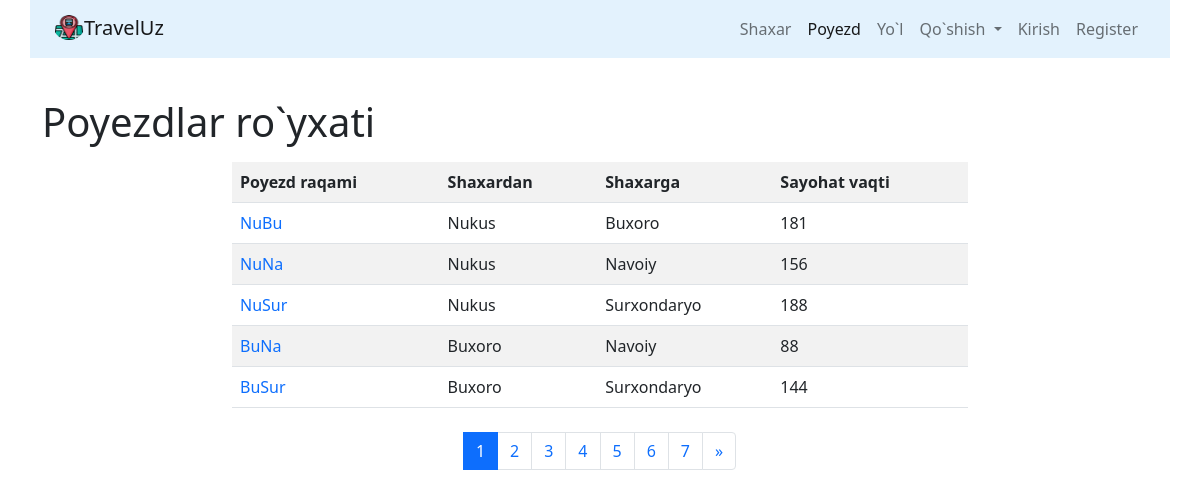
The page /trains/ on the database as committed earlier.
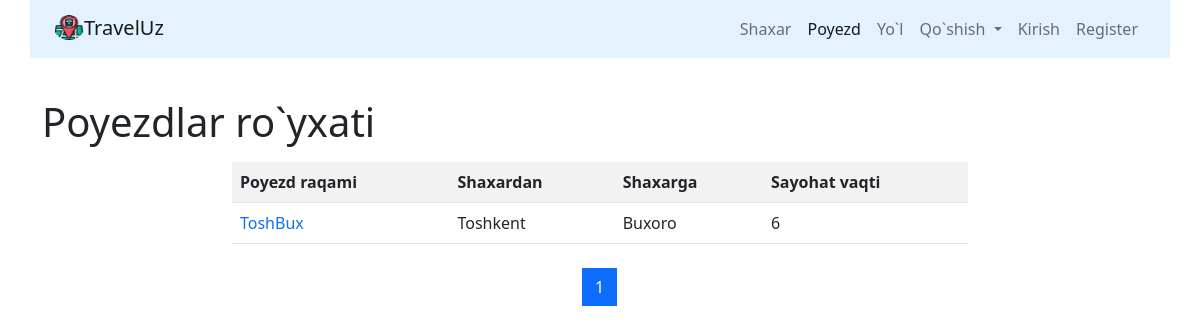
The same page on the database as committed later.
### trains/models.py (models this page shows, shortened)
class Train(models.Model):
    name=models.CharField(max_length=50,unique=True,verbose_name='Poyezd xos nomi')
    travel_time=models.PositiveSmallIntegerField(verbose_name='Sayohat vaqti')
    from_city=models.ForeignKey(City,on_delete=models.CASCADE,related_name='from_city_set',verbose_name='Qaysi shaxardan')
    to_city=models.ForeignKey(City,on_delete=models.CASCADE,related_name='to_city_set',verbose_name='Qaysi shaxarga')
    start_train_day=models.DateField(null=True,blank=True)
    start_train_time=models.TimeField(null=True,blank=True)
    end_train_day=models.DateField(null=True,blank=True)
    place=models.IntegerField(default=0)
    class Meta:
        verbose_name='Poyezd'
        verbose_name_plural='Poyezdlar ombori'

### cities/models.py (models this page shows)
class City(models.Model):
    name=models.CharField(max_length=200,unique=True,verbose_name='Shaxar')
    about_city=RichTextUploadingField(blank=True,null=True)
    def __str__(self):
        return self.name
    class Meta:
        verbose_name= "Shaxar"
        verbose_name_plural= "Shaxarlar ombori"
        ordering=["name"]

### trains/views.py (the view)
# urls.py: path('',TrainListView.as_view(),name='home'),
class TrainListView(ListView):
    model=Train
    template_name='trains/home.html'
    paginate_by=5
    context_object_name='trains'

### trains/templates/trains/home.html (shortened to what this page needs)
{% extends 'base.html' %}
{% block content %}
<h1>Poyezdlar ro`yxati</h1>
<div class="row">
    <div class="col-md-8 mx-auto my-2">
        <table class="table table-striped">
            <tr>
                <th>Poyezd raqami</th>
                <th>Shaxardan</th>
                <th>Shaxarga</th>
                <th>Sayohat vaqti</th>
            </tr>
        {% for object in page_obj %}
             <tr>
                 <td><a style="text-decoration:none" href="{% url 'trains:detail' object.pk %}">{{object.name}}</a></td>
                 <td>{{object.from_city}}</td>
                 <td>{{object.to_city}}</td>
                 <td>{{object.travel_time}}</td>
             </tr>
        {% endfor %}
        </table>
    </div>
</div>
<nav aria-label="Page navigation example">
  <ul class="pagination justify-content-center">
      {% for page in page_obj.paginator.page_range %}
            <li class="page-item {% if page == page_obj.number %}active{% endif %}"><a class="page-link" href="?page={{page}}">{{page}}</a></li>
      {% endfor %}
    <li class="page-item">
         {% if page_obj.has_next %}
            <a class="page-link" href="?page={{ page_obj.next_page_number }}" aria-label="Next">
                <span aria-hidden="true">&raquo;</span>
            </a>
        {% endif %}
    </li>
  </ul>
</nav>
{% endblock %}

### templates/base.html (shortened to what this page needs)
{% url 'cities:home' as cities_home_url %}
{% url 'trains:home' as trains_home_url %}
{% url 'cities:create' as trains_create_url %}
{% url 'trains:create' as trains_create_url %}
{% url 'list' as routes_list_url %}
{% load static %}
<!DOCTYPE html>
<html lang="en">
<head>
    <link rel="stylesheet" href="https://stackpath.bootstrapcdn.com/font-awesome/4.7.0/css/font-awesome.min.css">
    <link href="https://cdn.jsdelivr.net/npm/select2@4.1.0-rc.0/dist/css/select2.min.css" rel="stylesheet" />
    <link href="https://cdn.jsdelivr.net/npm/bootstrap@5.0.0-beta1/dist/css/bootstrap.min.css" rel="stylesheet">
</head>
<body >
<nav class="navbar navbar-expand-lg navbar-light container fixed-top" style="background-color: #e3f2fd;">
  <div class="container-fluid">
    <a class="navbar-brand" href="{% url 'home' %}"><img style="width:30px;height:25px;margin-bottom:5px; border-radius: 50%;" src="{% static 'img/train1.png' %}" alt="">TravelUz</a>
    <div class="collapse navbar-collapse"  id="navbarNavDropdown">
      <ul class="navbar-nav" style="margin-left:auto">
        <li class="nav-item">
          <a class="nav-link {% if request.path == cities_home_url %}active{% endif %}" aria-current="page" href="{% url 'cities:home'%}">Shaxar</a>
        </li>
        <li class="nav-item">
          <a class="nav-link {% if request.path == trains_home_url %}active{% endif %}" href="{% url 'trains:home' %}">Poyezd</a>
        </li>
        <li class="nav-item">
          <a class="nav-link {% if request.path == routes_list_url %}active{% endif %}" href="{% url 'list' %}">Yo`l</a>
        </li>
        <li class="nav-item dropdown">
          <a class="nav-link dropdown-toggle" href="#" id="navbarDropdownMenuLink" role="button" data-toggle="dropdown" aria-expanded="false">
            Qo`shish
          </a>
        </li>
          {% if request.user.is_authenticated %}
            <li class="nav-item">
                <a class="nav-link" href="{% url 'accounts:logout' %}">Chiqish</a>
            </li>
          {% else %}
             <li class="nav-item">
                <a class="nav-link" href="{% url 'accounts:login' %}">Kirish</a>
            </li>
            <li class="nav-item">
                <a class="nav-link" href="{% url 'accounts:register' %}">Register</a>
            </li>
          {% endif %}
      </ul>
    </div>
  </div>
</nav>
<div class="container" style="margin-top:50px">
    <div class="row">
    </div>
</div>
    <div class="container">
        {% block content %}{% endblock %}
    </div>
</body>
</html>

Rows that differ between the two databases and show on the page:
removed Train: name "NuBu", from_city "Nukus", to_city "Buxoro", travel_time "181"
removed Train: name "NuNa", from_city "Nukus", to_city "Navoiy", travel_time "156"
removed Train: name "NuSur", from_city "Nukus", to_city "Surxondaryo", travel_time "188"
removed Train: name "BuNa", from_city "Buxoro", to_city "Navoiy", travel_time "88"
removed Train: name "BuSur", from_city "Buxoro", to_city "Surxondaryo", travel_time "144"
added Train: name "ToshBux", from_city "Toshkent", to_city "Buxoro", travel_time "6"
Other text that changed with them:
list line gone: "2"
list line gone: "3"
list line gone: "4"
list line gone: "5"
list line gone: "6"
list line gone: "7"
